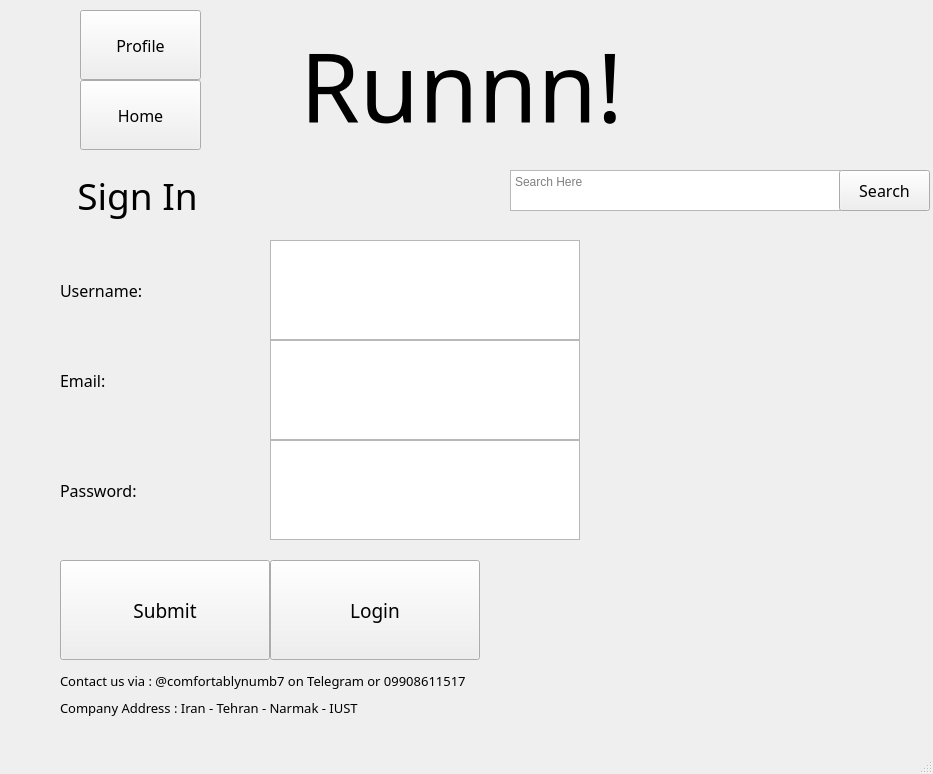
<?xml version="1.0" encoding="UTF-8"?>
<ui version="4.0">
 <class>MainWindow</class>
 <widget class="QMainWindow" name="MainWindow">
  <property name="geometry">
   <rect>
    <x>0</x>
    <y>0</y>
    <width>933</width>
    <height>774</height>
   </rect>
  </property>
  <property name="windowTitle">
   <string>MainWindow</string>
  </property>
  <widget class="QWidget" name="centralwidget">
   <widget class="QPushButton" name="HomeButton">
    <property name="geometry">
     <rect>
      <x>80</x>
      <y>80</y>
      <width>121</width>
      <height>70</height>
     </rect>
    </property>
    <property name="font">
     <font>
      <family>Cooper Black</family>
      <pointsize>12</pointsize>
     </font>
    </property>
    <property name="text">
     <string>Home</string>
    </property>
   </widget>
   <widget class="QPushButton" name="ProfileButton">
    <property name="geometry">
     <rect>
      <x>80</x>
      <y>10</y>
      <width>121</width>
      <height>70</height>
     </rect>
    </property>
    <property name="font">
     <font>
      <family>Cooper Black</family>
      <pointsize>12</pointsize>
     </font>
    </property>
    <property name="text">
     <string>Profile</string>
    </property>
   </widget>
   <widget class="QLabel" name="PageTitle">
    <property name="geometry">
     <rect>
      <x>-20</x>
      <y>160</y>
      <width>315</width>
      <height>70</height>
     </rect>
    </property>
    <property name="font">
     <font>
      <family>Cooper Black</family>
      <pointsize>28</pointsize>
      <weight>50</weight>
      <bold>false</bold>
     </font>
    </property>
    <property name="text">
     <string>Sign In</string>
    </property>
    <property name="alignment">
     <set>Qt::AlignCenter</set>
    </property>
   </widget>
   <widget class="QTextEdit" name="SearchBox">
    <property name="geometry">
     <rect>
      <x>510</x>
      <y>170</y>
      <width>331</width>
      <height>41</height>
     </rect>
    </property>
    <property name="sizeAdjustPolicy">
     <enum>QAbstractScrollArea::AdjustToContents</enum>
    </property>
    <property name="tabChangesFocus">
     <bool>false</bool>
    </property>
    <property name="placeholderText">
     <string>Search Here</string>
    </property>
   </widget>
   <widget class="QPushButton" name="SearchButton">
    <property name="geometry">
     <rect>
      <x>839</x>
      <y>170</y>
      <width>91</width>
      <height>41</height>
     </rect>
    </property>
    <property name="font">
     <font>
      <family>Cooper Black</family>
      <pointsize>12</pointsize>
     </font>
    </property>
    <property name="text">
     <string>Search</string>
    </property>
   </widget>
   <widget class="QLabel" name="NameInputLabel">
    <property name="geometry">
     <rect>
      <x>60</x>
      <y>240</y>
      <width>210</width>
      <height>100</height>
     </rect>
    </property>
    <property name="font">
     <font>
      <family>Cooper Black</family>
      <pointsize>12</pointsize>
      <weight>50</weight>
      <bold>false</bold>
     </font>
    </property>
    <property name="text">
     <string>Username:</string>
    </property>
   </widget>
   <widget class="QTextEdit" name="NameInput">
    <property name="geometry">
     <rect>
      <x>270</x>
      <y>240</y>
      <width>310</width>
      <height>100</height>
     </rect>
    </property>
    <property name="font">
     <font>
      <pointsize>14</pointsize>
     </font>
    </property>
   </widget>
   <widget class="QLabel" name="EmailInputLabel">
    <property name="geometry">
     <rect>
      <x>60</x>
      <y>330</y>
      <width>210</width>
      <height>100</height>
     </rect>
    </property>
    <property name="font">
     <font>
      <family>Cooper Black</family>
      <pointsize>12</pointsize>
      <weight>50</weight>
      <bold>false</bold>
     </font>
    </property>
    <property name="text">
     <string>Email:</string>
    </property>
   </widget>
   <widget class="QTextEdit" name="EmailInput">
    <property name="geometry">
     <rect>
      <x>270</x>
      <y>340</y>
      <width>310</width>
      <height>100</height>
     </rect>
    </property>
    <property name="font">
     <font>
      <pointsize>14</pointsize>
     </font>
    </property>
   </widget>
   <widget class="QPushButton" name="SubmitButton">
    <property name="geometry">
     <rect>
      <x>60</x>
      <y>560</y>
      <width>210</width>
      <height>100</height>
     </rect>
    </property>
    <property name="font">
     <font>
      <family>Cooper Black</family>
      <pointsize>14</pointsize>
      <weight>50</weight>
      <bold>false</bold>
     </font>
    </property>
    <property name="text">
     <string>Submit</string>
    </property>
   </widget>
   <widget class="QPushButton" name="LogInButton">
    <property name="geometry">
     <rect>
      <x>270</x>
      <y>560</y>
      <width>210</width>
      <height>100</height>
     </rect>
    </property>
    <property name="font">
     <font>
      <family>Cooper Black</family>
      <pointsize>14</pointsize>
      <weight>50</weight>
      <bold>false</bold>
     </font>
    </property>
    <property name="text">
     <string>Login</string>
    </property>
    <property name="checkable">
     <bool>false</bool>
    </property>
    <property name="checked">
     <bool>false</bool>
    </property>
    <property name="autoRepeat">
     <bool>false</bool>
    </property>
    <property name="autoDefault">
     <bool>false</bool>
    </property>
    <property name="default">
     <bool>false</bool>
    </property>
    <property name="flat">
     <bool>false</bool>
    </property>
    <property name="Wrap" stdset="0">
     <bool>false</bool>
    </property>
   </widget>
   <widget class="QLabel" name="PasswordInputLabel">
    <property name="geometry">
     <rect>
      <x>60</x>
      <y>440</y>
      <width>210</width>
      <height>100</height>
     </rect>
    </property>
    <property name="font">
     <font>
      <family>Cooper Black</family>
      <pointsize>12</pointsize>
      <weight>50</weight>
      <bold>false</bold>
     </font>
    </property>
    <property name="text">
     <string>Password:</string>
    </property>
   </widget>
   <widget class="QTextEdit" name="PasswordInput">
    <property name="geometry">
     <rect>
      <x>270</x>
      <y>440</y>
      <width>310</width>
      <height>100</height>
     </rect>
    </property>
    <property name="font">
     <font>
      <pointsize>14</pointsize>
     </font>
    </property>
   </widget>
   <widget class="QLabel" name="label">
    <property name="geometry">
     <rect>
      <x>300</x>
      <y>10</y>
      <width>401</width>
      <height>151</height>
     </rect>
    </property>
    <property name="font">
     <font>
      <family>Pristina</family>
      <pointsize>72</pointsize>
     </font>
    </property>
    <property name="text">
     <string>Runnn!</string>
    </property>
   </widget>
   <widget class="QLabel" name="label_2">
    <property name="geometry">
     <rect>
      <x>60</x>
      <y>670</y>
      <width>541</width>
      <height>21</height>
     </rect>
    </property>
    <property name="font">
     <font>
      <family>Cooper Black</family>
      <pointsize>10</pointsize>
     </font>
    </property>
    <property name="text">
     <string>Contact us via : @comfortablynumb7 on Telegram or 09908611517</string>
    </property>
   </widget>
   <widget class="QLabel" name="label_3">
    <property name="geometry">
     <rect>
      <x>60</x>
      <y>700</y>
      <width>481</width>
      <height>16</height>
     </rect>
    </property>
    <property name="font">
     <font>
      <family>Cooper Black</family>
      <pointsize>10</pointsize>
     </font>
    </property>
    <property name="text">
     <string>Company Address : Iran - Tehran - Narmak - IUST</string>
    </property>
   </widget>
  </widget>
  <widget class="QMenuBar" name="menubar">
   <property name="geometry">
    <rect>
     <x>0</x>
     <y>0</y>
     <width>933</width>
     <height>26</height>
    </rect>
   </property>
  </widget>
  <widget class="QStatusBar" name="statusbar"/>
 </widget>
 <resources/>
 <connections/>
</ui>
